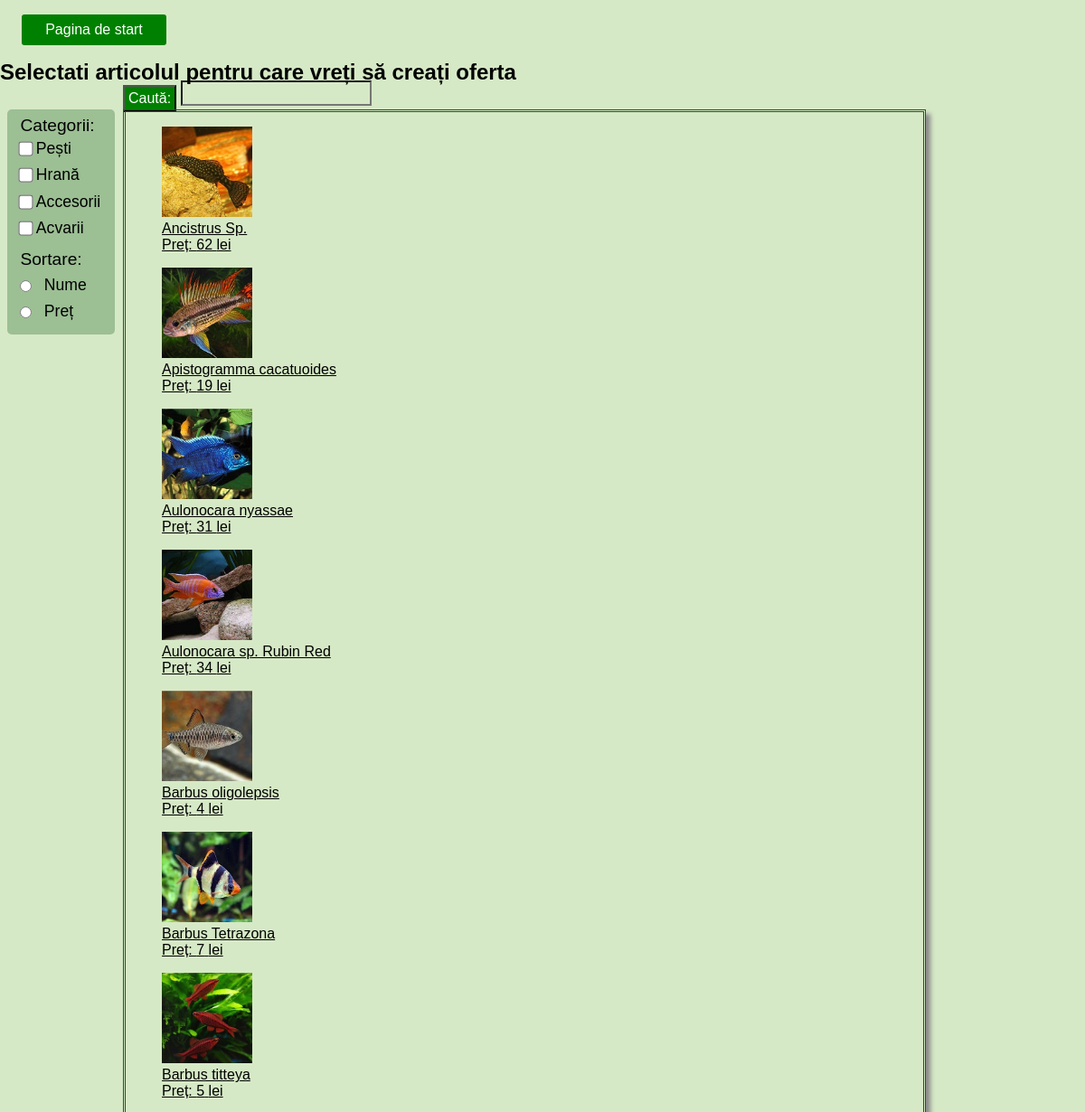
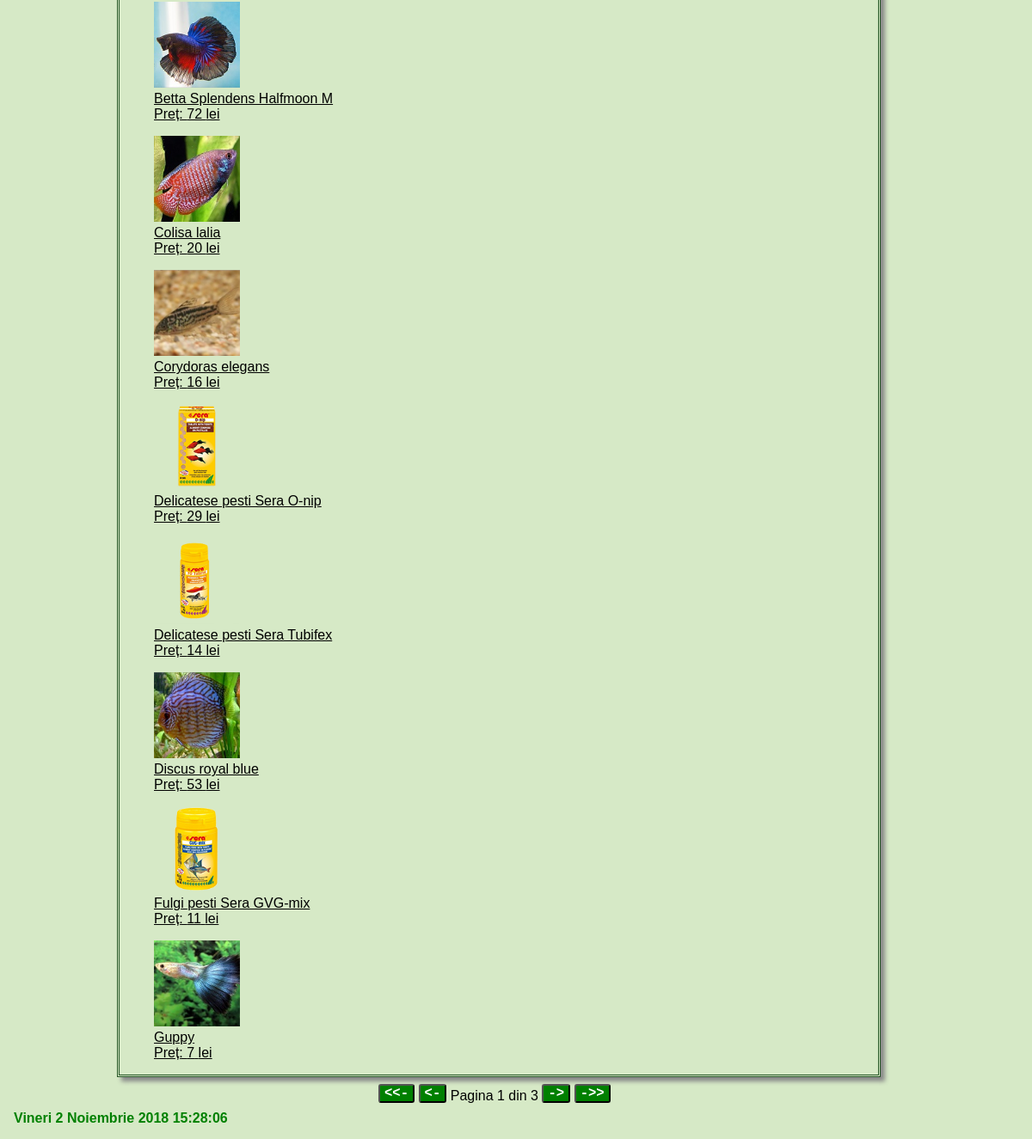
The app's page /oferteadauga.php (signed in) with its own data (2 pictures, top to bottom).
### tables this page shows
CREATE TABLE `articol` (
  `id` int(10) UNSIGNED NOT NULL,
  `image` varchar(100) NOT NULL,
  `name` varchar(100) NOT NULL,
  `price` int(100) NOT NULL,
  `description` text NOT NULL,
  `category` varchar(100) NOT NULL
);

### oferteadauga.php (the view, shortened to what this page needs)
<!doctype html>
<html lang="ro">
    <head>
        <link rel="stylesheet" href="css/normalize.css">
        <link rel="stylesheet" href="css/style.css">
    </head>
    <body>
        <nav id="startpage" class="nav">
                <ul>
                    <li><a href="admin.php">Pagina de start</a></li>
                </ul>
        </nav>
        <h2>Selectati articolul pentru care vreți să creați oferta</h2>
        <form action="oferteadauga.php" method="GET" name="form" id="form">
            <input type="submit" value="Caută:" id="mainsub">
            <input type="text" name=search id="maintext" value="<?php if(!empty($_GET['search'])){
            echo htmlspecialchars(trim($_GET['search']));}
            if(!empty($_GET)){
                foreach($_GET as $skey=>$svalue){
                    if($svalue=='searchbox'){
                        $word=$skey;
                        echo htmlspecialchars($word);
                    }
                }
            }?>">
        <aside id="aside">
            <p style="font-size:1.2em;">Categorii:</p><br>
            <input type="checkbox" name="Pești" value="Pești" id="fish" onclick="this.form.submit()" <?php if(isset($_GET['Pești'])){print "checked";}?>>
            <label for="fish">Pești</label><br>
            <input type="checkbox" name="Hrană" value="Hrană" id="food" onclick="this.form.submit()" <?php if(isset($_GET['Hrană'])){print "checked";}?>>
            <label for="food">Hrană</label><br>
            <input type="checkbox" name="Accesorii" value="Accesorii" id="accessories" onclick="this.form.submit()" <?php if(isset($_GET['Accesorii'])){print "checked";}?>>
            <label for="accessories">Accesorii</label><br>
            <input type="checkbox" name="Acvarii" value="Acvarii" id="aquariums" onclick="this.form.submit()" <?php if(isset($_GET['Acvarii'])){print "checked";}?>>
            <label for="aquariums">Acvarii</label><br>
            <p style="font-size:1.2em;">Sortare:</p><br>
            <input type="radio" name="iname" value="iname" id="namel" onclick="this.form.submit()" <?php
                                                                                                ?>>
            <label for="namel" id='namell'>Nume</label><br>
            <input type="radio" name="iname" value="iprice" id="pricel" onclick="this.form.submit()" <?php
                                                                                                    ?>>
            <label for="pricel" id='pricell'>Preț</label><br>
            </form>
        <main id="main" class="main">
        <?php
                $curPage=1;
            if(empty($_GET)){
                $dbc = dbc();
                $i=0;
                $query="SELECT * FROM articol ORDER BY name ASC";
                $r=mysqli_query($dbc, $query);
                $firstIndex=($curPage-1)*15+1;
                while($row= mysqli_fetch_array($r)){
                    if($firstIndex<=$curPage*15){
                        $namespecial= htmlspecialchars($row['name']);
                        $pricespecial= htmlspecialchars($row['price']);
                    echo "<a href='ofertaselect.php?name={$row['image']}'><figure id='figure'>".""
                        ."<img id=img src='images/{$row['image']}.jpg' width='100' alt='img'>"
                        ."<figcaption id='figcaption'>".""
                        ."<p class='name'>$namespecial</p>"
                        ."<p>Preț: <span> $pricespecial</span> lei</p>".""
                        ."</figcaption>".""
                        ."</figure></a>";
                        $firstIndex++;
                    }
                    $i++;
                }
                $NumOfPages=ceil($i/15.0);
            }
            ?>
        </main>
        <form action='oferteadauga.php' method="GET" id="paging">
            <input type="submit" name='<?php echo $curPage;?>' value="<<-" class="i">
            <input type="submit" name='<?php $c=1;if($curPage>2){$c=$curPage-1;}echo $c;?>' value="<-" class="i">
            Pagina <?php echo $curPage?> din <?php echo $NumOfPages;?>
            <input type="submit" name='<?php $cf=$curPage;if($curPage<$NumOfPages){$cf=$curPage+1;} echo $cf;?>' value="->" class="i">
            <input type="submit" name='<?php echo $curPage;?>' value="->>" class="i">
        </form>
        <footer>
            <span id="date_time"></span>
        </footer>
    </body>
</html>

### css/style.css (style rules this page uses)
body { background-color:#d6e9c6; min-height: 720px; }
* { margin:0; padding:0; }
li { border-radius: 3px; }
ul { margin-bottom: 1em; padding-left: 0.5em; }
.nav ul li { background-color: green; margin-bottom: 1em; width: 10em !important; text-align: center; list-style: none; }
#aside { float: left; padding: 0.4em; padding-right: 1em; padding-left:0.9em; background-color: rgba(100,150,100,0.5); border-radius: 5px; clear: left; margin:0 0.5em; }
.main { margin-left:8.5em; border-width: 3px;; border-style: double; border-color:#255625; box-shadow: 5px 5px 5px #888888; }
#main { max-width: 64em; margin-right: 11em; min-width: 12em; }
input { vertical-align:text-bottom; }
.nav a { text-decoration: none; color:white; display: block; padding: 0.5em; }
#aside label { font-size: 1.1em; position: relative; top: -0.7em; }
#aside p { margin-bottom: -0.5em; }
input[type="checkbox"] { transform: scale(1.25,1.25); margin-bottom: 0.9em; }
#startpage { width: 8em; margin: 1em; }
a { color: black; }
input[type='radio'] { margin-top: 0.1em; }
#namell, #pricell { display: block; margin-left: 1.5em; margin-top: -0.4em; height: 0em; }
#paging { width: 20em; margin:0.5em auto; }
#mainsub { display: block; background-color: green; padding: 0.25em; color:white; margin-left: 8.5em; margin-bottom: -2.2em; }
#maintext { padding-bottom: 0.4em; background-color: #d6e9c6; display:block; margin-left: 12.5em; margin-bottom: 0.25em; }
#date_time { color:green; font-weight: bold; padding:1em; }
.i { vertical-align: central; font-family: monospace; font-weight: bold; font-size: 120%; background-color: green; color: white; border-radius: 3px; padding-left: 5px; padding-right: 5px; }

### records on screen
articol: shows a picture, name "Ancistrus Sp.", price "62"
articol: shows a picture, name "Apistogramma cacatuoides", price "19"
articol: shows a picture, name "Aulonocara nyassae", price "31"
articol: shows a picture, name "Aulonocara sp. Rubin Red", price "34"
articol: shows a picture, name "Barbus oligolepsis", price "4"
articol: shows a picture, name "Barbus Tetrazona", price "7"
articol: shows a picture, name "Barbus titteya", price "5"
articol: shows a picture, name "Betta Splendens Halfmoon M", price "72"
articol: shows a picture, name "Colisa lalia", price "20"
articol: shows a picture, name "Corydoras elegans", price "16"
articol: shows a picture, name "Delicatese pesti Sera O-nip", price "29"
articol: shows a picture, name "Delicatese pesti Sera Tubifex", price "14"
articol: shows a picture, name "Discus royal blue", price "53"
articol: shows a picture, name "Fulgi pesti Sera GVG-mix", price "11"
articol: shows a picture, name "Guppy", price "7"

### other values on screen
$curPage "1"
$NumOfPages "3"
